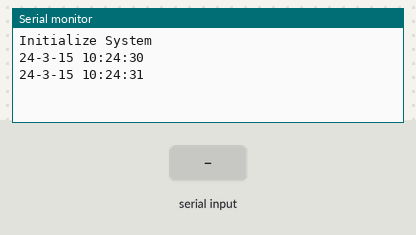
Simulated run of this sketch. Board: Arduino Uno, built with avr-gcc and run on an emulated ATmega328P. Parts: the last lines printed to the serial monitor. Inputs (shaded band) come from the test bench. The local clock reads 2024-03-15 10:24:30 at power-on unless the sketch sets it.

Above: at 1.2 s.
1.3 s: "x90\n" received over Serial
At 2.9 s:
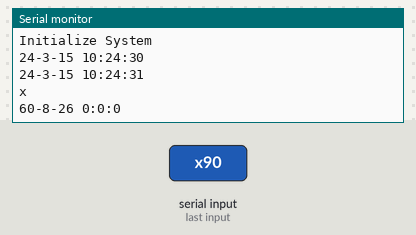
3.5 s: "x,45\n" received over Serial
At 4.6 s:
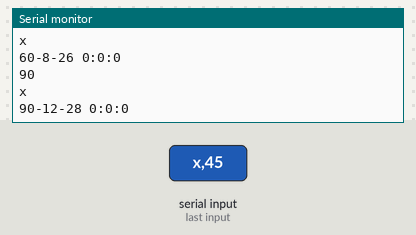
5.0 s: "x" received over Serial
At 5.8 s:
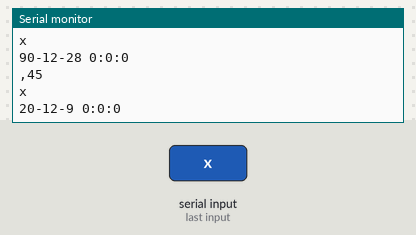
Timing chart, 0 to 8.0 s (numbered marks = the images above; inputs shaded):
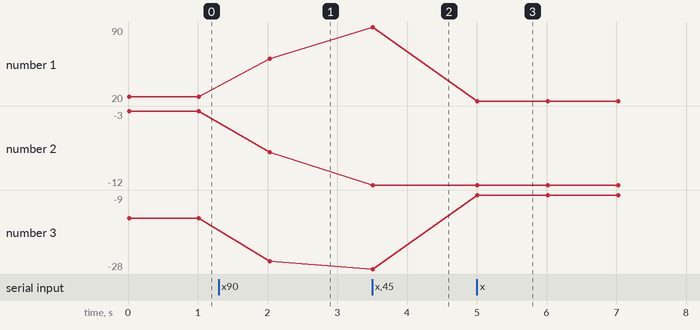

The sketch:

RTC_GetDate.ino
```cpp
//Libraries
#include <Wire.h>//https://www.arduino.cc/en/reference/wire
#include <DS3231.h>//https://github.com/NorthernWidget/DS3231
//Variables
byte Year ;
byte Month ;
byte Date ;
byte DoW ;
byte Hour ;
byte Minute ;
byte Second ;
bool Century  = false;
bool h12 ;
bool PM ;
//Objects
DS3231 Clock;
void setup() {
 //Init Serial USB
 Serial.begin(9600);
 Serial.println(F("Initialize System"));
 Wire.begin();
}
void loop() {
 setDate();//Comment once the date is set
 readRTC();
}
void readRTC( ) { /* function readRTC */
 ////Read Real Time Clock
 Serial.print(Clock.getYear(), DEC);
 Serial.print("-");
 Serial.print(Clock.getMonth(Century), DEC);
 Serial.print("-");
 Serial.print(Clock.getDate(), DEC);
 Serial.print(" ");
 Serial.print(Clock.getHour(h12, PM), DEC); //24-hr
 Serial.print(":");
 Serial.print(Clock.getMinute(), DEC);
 Serial.print(":");
 Serial.println(Clock.getSecond(), DEC);
 delay(1000);
}
void setDate( ) { /* function setDate */
 ////Set Real Time Clock
 if (Serial.available()) {
   //int _start = millis();
   GetDateStuff(Year, Month, Date, DoW, Hour, Minute, Second);
   Clock.setClockMode(false);  // set to 24h
   Clock.setSecond(Second);
   Clock.setMinute(Minute);
   Clock.setHour(Hour);
   Clock.setDate(Date);
   Clock.setMonth(Month);
   Clock.setYear(Year);
   Clock.setDoW(DoW);
 }
}
void GetDateStuff(byte& Year, byte& Month, byte& Day, byte& DoW, byte& Hour, byte& Minute, byte& Second) { /* function GetDateStuff */
 ////Get date data
 // Call this if you notice something coming in on
 // the serial port. The stuff coming in should be in
 // the order YYMMDDwHHMMSS, with an 'x' at the end.
 boolean GotString = false;
 char InChar;
 byte Temp1, Temp2;
 char InString[20];
 byte j = 0;
 while (!GotString) {
   if (Serial.available()) {
     InChar = Serial.read();
     InString[j] = InChar;
     j += 1;
     if (InChar == 'x') {
       GotString = true;
     }
   }
 }
 Serial.println(InString);
 // Read Year first
 Temp1 = (byte)InString[0] - 48;
 Temp2 = (byte)InString[1] - 48;
 Year = Temp1 * 10 + Temp2;
 // now month
 Temp1 = (byte)InString[2] - 48;
 Temp2 = (byte)InString[3] - 48;
 Month = Temp1 * 10 + Temp2;
 // now date
 Temp1 = (byte)InString[4] - 48;
 Temp2 = (byte)InString[5] - 48;
 Day = Temp1 * 10 + Temp2;
 // now Day of Week
 DoW = (byte)InString[6] - 48;
}
```

Measured:
- after the input at 1.3 s, the serial monitor: prints a new line after 0.72 s (image 1)
- after the input at 3.5 s, the serial monitor: prints a new line at once (image 2)
- after the input at 5.0 s, the serial monitor: prints a new line at once (image 3)
- plotted number 1: 24 → 60 after the input at 1.3 s, 60 → 90 after the input at 3.5 s, 90 → 20 after the input at 5.0 s
- plotted number 2: -3 → -8 after the input at 1.3 s, -8 → -12 after the input at 3.5 s
- plotted number 3: -15 → -26 after the input at 1.3 s, -26 → -28 after the input at 3.5 s, -28 → -9 after the input at 5.0 s
